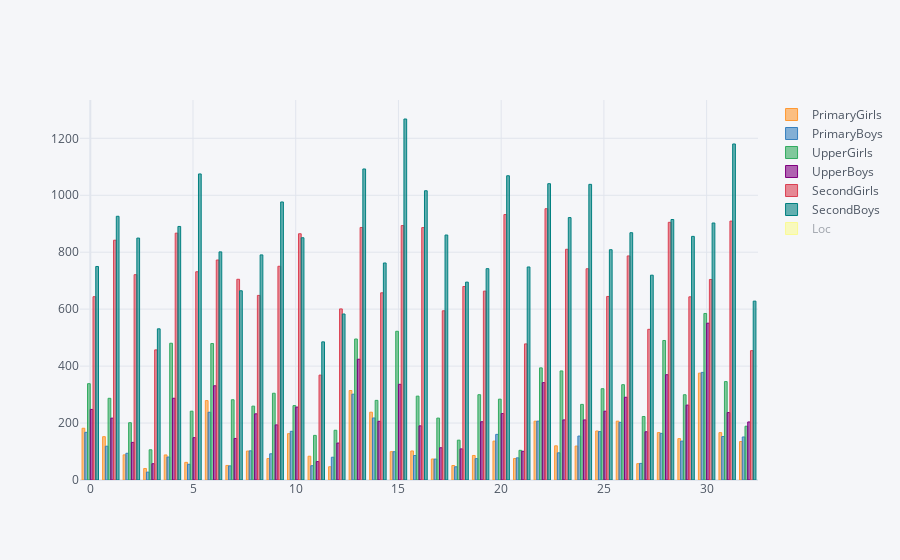

The notebook cell saved with this chart:
### Code cell
Category_Final.iplot(kind= 'bar')

### Figure 1 — Plotly figure (JSON) as saved in the notebook; plotly's stock layout.template omitted (floating-point values rounded to 4 significant figures)
{"data": [{"marker": {"color": "rgba(255, 153, 51, 0.6)", "line": {"color": "rgba(255, 153, 51, 1.0)", "width": 1}}, "name": "PrimaryGirls", "orientation": "v", "text": "", "type": "bar", "x": [0, 1, 2, 3, 4, 5, 6, 7, 8, 9, 10, 11, 12, 13, 14, 15, 16, 17, 18, 19, 20, 21, 22, 23, 24, 25, 26, 27, 28, 29, 30, 31, 32], "y": [181.7, 152.2, 88.29, 40.41, 87.97, 61.98, 278.9, 51.15, 101.6, 75.39, 162.8, 83.55, 46.56, 314.2, 238.1, 99.57, 102.0, 73.79, 50.89, 86.14, 136.6, 75.35, 206.6, 120.1, 119.2, 172.1, 206.6, 57.42, 166.5, 145.3, 375.3, 166.4, 135.0]}, {"marker": {"color": "rgba(55, 128, 191, 0.6)", "line": {"color": "rgba(55, 128, 191, 1.0)", "width": 1}}, "name": "PrimaryBoys", "orientation": "v", "text": "", "type": "bar", "x": [0, 1, 2, 3, 4, 5, 6, 7, 8, 9, 10, 11, 12, 13, 14, 15, 16, 17, 18, 19, 20, 21, 22, 23, 24, 25, 26, 27, 28, 29, 30, 31, 32], "y": [167.4, 118.7, 93.83, 27.6, 80.67, 55.27, 237.9, 49.59, 102.4, 92.05, 171, 50.19, 79.95, 301.4, 217.8, 99.33, 85.91, 73.46, 46.41, 75.07, 160.3, 77.8, 206.7, 95.38, 154.3, 169.9, 202.5, 58.29, 163.8, 136.6, 377.9, 152.7, 151.1]}, {"marker": {"color": "rgba(50, 171, 96, 0.6)", "line": {"color": "rgba(50, 171, 96, 1.0)", "width": 1}}, "name": "UpperGirls", "orientation": "v", "text": "", "type": "bar", "x": [0, 1, 2, 3, 4, 5, 6, 7, 8, 9, 10, 11, 12, 13, 14, 15, 16, 17, 18, 19, 20, 21, 22, 23, 24, 25, 26, 27, 28, 29, 30, 31, 32], "y": [338.3, 286.9, 201.2, 106.1, 480.3, 241.7, 479.2, 281.8, 259.4, 304.7, 261.2, 156.7, 174.7, 495.1, 279.7, 522.3, 294.6, 217.4, 139.9, 299.6, 283.9, 104.2, 393.8, 383.0, 265.5, 320.6, 334.8, 223.0, 490.0, 299.4, 584.9, 345.6, 188.8]}, {"marker": {"color": "rgba(128, 0, 128, 0.6)", "line": {"color": "rgba(128, 0, 128, 1.0)", "width": 1}}, "name": "UpperBoys", "orientation": "v", "text": "", "type": "bar", "x": [0, 1, 2, 3, 4, 5, 6, 7, 8, 9, 10, 11, 12, 13, 14, 15, 16, 17, 18, 19, 20, 21, 22, 23, 24, 25, 26, 27, 28, 29, 30, 31, 32], "y": [247.9, 217.2, 132.1, 57.19, 287.1, 148.7, 330.9, 145.9, 232.4, 193.5, 256.1, 64.64, 129.8, 424.2, 206.2, 336.1, 190.1, 113.2, 109.2, 204.6, 233.2, 100.8, 341.9, 211, 211.0, 241.7, 290.6, 169.4, 369.8, 263.1, 550.7, 236.8, 203.9]}, {"marker": {"color": "rgba(219, 64, 82, 0.6)", "line": {"color": "rgba(219, 64, 82, 1.0)", "width": 1}}, "name": "SecondGirls", "orientation": "v", "text": "", "type": "bar", "x": [0, 1, 2, 3, 4, 5, 6, 7, 8, 9, 10, 11, 12, 13, 14, 15, 16, 17, 18, 19, 20, 21, 22, 23, 24, 25, 26, 27, 28, 29, 30, 31, 32], "y": [643.7, 842.1, 721.0, 456.9, 866.9, 731.4, 772.6, 704.9, 648.3, 750.6, 864.8, 368.3, 600.8, 886.8, 657.4, 893.5, 886.4, 594.2, 679.6, 663.3, 932.1, 477.9, 952.7, 810.3, 741.9, 644.6, 786.9, 529.2, 905.0, 643.3, 704.3, 909.2, 454.2]}, {"marker": {"color": "rgba(0, 128, 128, 0.6)", "line": {"color": "rgba(0, 128, 128, 1.0)", "width": 1}}, "name": "SecondBoys", "orientation": "v", "text": "", "type": "bar", "x": [0, 1, 2, 3, 4, 5, 6, 7, 8, 9, 10, 11, 12, 13, 14, 15, 16, 17, 18, 19, 20, 21, 22, 23, 24, 25, 26, 27, 28, 29, 30, 31, 32], "y": [749.9, 926.2, 849.6, 530.9, 890.5, 1075.0, 801.1, 664.6, 790.5, 976.4, 850.8, 485.1, 583.0, 1092.0, 762.1, 1268.0, 1016.0, 860.3, 694.9, 742.2, 1069.0, 748.1, 1041.0, 921.6, 1038.0, 808.7, 868.5, 719.3, 914.9, 855.6, 902.5, 1180.0, 628.2]}, {"marker": {"color": "rgba(255, 255, 51, 0.6)", "line": {"color": "rgba(255, 255, 51, 1.0)", "width": 1}}, "name": "Loc", "orientation": "v", "text": "", "type": "bar", "visible": "legendonly", "x": [0, 1, 2, 3, 4, 5, 6, 7, 8, 9, 10, 11, 12, 13, 14, 15, 16, 17, 18, 19, 20, 21, 22, 23, 24, 25, 26, 27, 28, 29, 30, 31, 32], "y": ["AHMEDABAD", "AMRELI", "ANAND", "ARAVALLI", "BANAS KANTHA", "BHARUCH", "BHAVNAGAR", "BOTAD", "CHHOTAUDEPUR", "DEVBHOOMI DWARKA", "DOHAD", "GANDHINAGAR", "GIR SOMNATH", "JAMNAGAR", "JUNAGADH", "KACHCHH", "KHEDA", "MAHESANA", "MAHISAGAR", "MORBI", "NARMADA", "NAVSARI", "PANCH MAHALS", "PATAN", "PORBANDAR", "RAJKOT", "SABAR KANTHA", "SURAT", "SURENDRANAGAR", "TAPI", "THE DANGS", "VADODARA", "VALSAD"]}], "layout": {"autosize": true, "legend": {"bgcolor": "#F5F6F9", "font": {"color": "#4D5663"}}, "paper_bgcolor": "#F5F6F9", "plot_bgcolor": "#F5F6F9", "title": {"font": {"color": "#4D5663"}}, "xaxis": {"autorange": true, "gridcolor": "#E1E5ED", "range": [-0.5, 32.5], "showgrid": true, "showspikes": false, "tickfont": {"color": "#4D5663"}, "title": {"font": {"color": "#4D5663"}, "text": ""}, "type": "linear", "zerolinecolor": "#E1E5ED"}, "yaxis": {"autorange": true, "gridcolor": "#E1E5ED", "range": [0, 1335.0], "showgrid": true, "showspikes": false, "tickfont": {"color": "#4D5663"}, "title": {"font": {"color": "#4D5663"}, "text": ""}, "type": "linear", "zerolinecolor": "#E1E5ED"}}}
